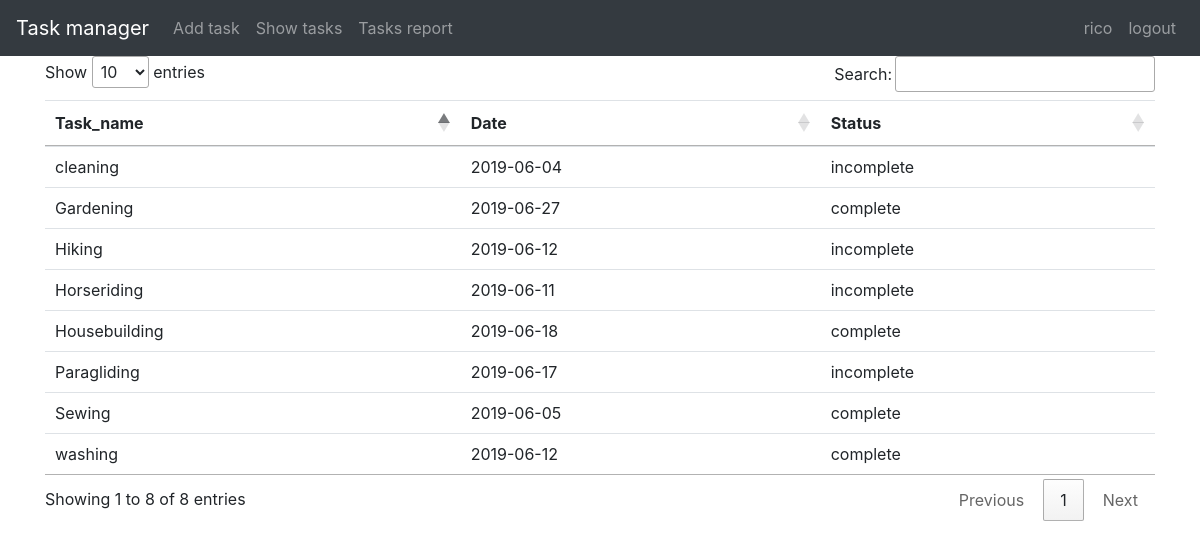
Screenshot of /reports.php (signed in) with the database file from the repository.
### tables this page shows
CREATE TABLE `tasks` (
  `task_id` int(11) NOT NULL,
  `task_name` varchar(50) NOT NULL,
  `date_todo` varchar(50) NOT NULL,
  `status` varchar(50) NOT NULL
);

### reports.php (the view, shortened to what this page needs)
<!doctype html>
<html lang="en">
<head>
    <link rel="stylesheet" href="css/bootstrap.css">
    <link rel="stylesheet" href="https://cdn.datatables.net/1.10.19/css/jquery.dataTables.min.css">
</head>
<body>
<?php
require 'navbar.php';
?>
<div class="container">
    <table class="table" id="tasks">
        <thead>
        <tr>
            <th>Task_name</th>
            <th>Date</th>
            <th>Status</th>
        </tr>
        </thead>
        <tbody>
        <?php
        require 'DB.php';
        $sql=" SELECT  `task_name`, `date_todo`, `status` FROM `tasks` WHERE 1";
        $results=mysqli_query($conn,$sql);
        while ($row=mysqli_fetch_assoc($results))
        {
            extract($row);
            echo "<tr>
            <td>$task_name</td>
            <td>$date_todo</td>
            <td>$status</td>
        </tr>";
        }
        ?>
        </tbody>
    </table>
</div>
</body>
</html>

### rows the page displays
tasks: task_name "washing", date_todo "2019-06-12", status "complete"
tasks: task_name "Gardening", date_todo "2019-06-27", status "complete"
tasks: task_name "Sewing", date_todo "2019-06-05", status "complete"
tasks: task_name "Hiking", date_todo "2019-06-12", status "incomplete"
tasks: task_name "Paragliding", date_todo "2019-06-17", status "incomplete"
tasks: task_name "Housebuilding", date_todo "2019-06-18", status "complete"
tasks: task_name "cleaning", date_todo "2019-06-04", status "incomplete"
tasks: task_name "Horseriding", date_todo "2019-06-11", status "incomplete"

### other values shown
$_SESSION["info"]["name"] "rico"
